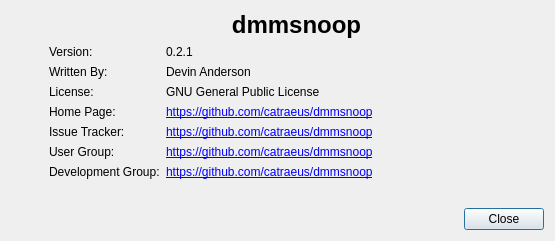
<?xml version="1.0" encoding="UTF-8"?>
<ui version="4.0">
 <class>Dialog</class>
 <widget class="QDialog" name="Dialog">
  <property name="windowModality">
   <enum>Qt::ApplicationModal</enum>
  </property>
  <property name="geometry">
   <rect>
    <x>0</x>
    <y>0</y>
    <width>555</width>
    <height>241</height>
   </rect>
  </property>
  <property name="windowTitle">
   <string>About dmmsnoop</string>
  </property>
  <property name="windowIcon">
   <iconset>
    <normaloff>:/dmmsnoop/images/16x16/information.png</normaloff>:/dmmsnoop/images/16x16/information.png</iconset>
  </property>
  <property name="modal">
   <bool>true</bool>
  </property>
  <layout class="QVBoxLayout" stretch="1,0">
   <item>
    <layout class="QHBoxLayout" stretch="0,1">
     <item>
      <layout class="QVBoxLayout" stretch="0,1">
       <item>
        <widget class="QLabel" name="label">
         <property name="minimumSize">
          <size>
           <width>32</width>
           <height>32</height>
          </size>
         </property>
         <property name="text">
          <string/>
         </property>
         <property name="pixmap">
          <pixmap>:/dmmsnoop/images/32x32/information.png</pixmap>
         </property>
        </widget>
       </item>
       <item>
        <spacer>
         <property name="orientation">
          <enum>Qt::Vertical</enum>
         </property>
         <property name="sizeHint" stdset="0">
          <size>
           <width>0</width>
           <height>0</height>
          </size>
         </property>
        </spacer>
       </item>
      </layout>
     </item>
     <item>
      <layout class="QVBoxLayout" stretch="0,1">
       <item>
        <widget class="QLabel" name="label">
         <property name="font">
          <font>
           <pointsize>18</pointsize>
           <weight>75</weight>
           <bold>true</bold>
           <underline>false</underline>
          </font>
         </property>
         <property name="text">
          <string>dmmsnoop</string>
         </property>
         <property name="alignment">
          <set>Qt::AlignCenter</set>
         </property>
        </widget>
       </item>
       <item>
        <layout class="QFormLayout">
         <item row="0" column="0">
          <widget class="QLabel" name="label">
           <property name="text">
            <string>Version:</string>
           </property>
          </widget>
         </item>
         <item row="0" column="1">
          <widget class="QLabel" name="QLbAppVer">
           <property name="text">
            <string>0.2.1</string>
           </property>
          </widget>
         </item>
         <item row="1" column="0">
          <widget class="QLabel" name="label">
           <property name="text">
            <string>Written By:</string>
           </property>
          </widget>
         </item>
         <item row="1" column="1">
          <widget class="QLabel" name="label">
           <property name="text">
            <string>Devin Anderson &lt;surfacepatterns (at) gmail (dot) com&gt;</string>
           </property>
          </widget>
         </item>
         <item row="2" column="0">
          <widget class="QLabel" name="label">
           <property name="text">
            <string>License:</string>
           </property>
          </widget>
         </item>
         <item row="2" column="1">
          <widget class="QLabel" name="label">
           <property name="text">
            <string>GNU General Public License</string>
           </property>
          </widget>
         </item>
         <item row="3" column="0">
          <widget class="QLabel" name="label">
           <property name="text">
            <string>Home Page:</string>
           </property>
          </widget>
         </item>
         <item row="3" column="1">
          <widget class="QLabel" name="url_home">
           <property name="text">
            <string>&lt;a href=&quot;https://github.com/catraeus/dmmsnoop&quot;&gt;https://github.com/catraeus/dmmsnoop&lt;/a&gt;</string>
           </property>
           <property name="textFormat">
            <enum>Qt::RichText</enum>
           </property>
           <property name="openExternalLinks">
            <bool>true</bool>
           </property>
           <property name="textInteractionFlags">
            <set>Qt::LinksAccessibleByKeyboard|Qt::LinksAccessibleByMouse</set>
           </property>
          </widget>
         </item>
         <item row="4" column="0">
          <widget class="QLabel" name="label">
           <property name="text">
            <string>Issue Tracker:</string>
           </property>
          </widget>
         </item>
         <item row="4" column="1">
          <widget class="QLabel" name="QLbAppUrl">
           <property name="text">
            <string>&lt;a href=&quot;https://github.com/catraeus/dmmsnoop&quot;&gt;https://github.com/catraeus/dmmsnoop&lt;/a&gt;</string>
           </property>
           <property name="textFormat">
            <enum>Qt::RichText</enum>
           </property>
           <property name="openExternalLinks">
            <bool>true</bool>
           </property>
           <property name="textInteractionFlags">
            <set>Qt::LinksAccessibleByKeyboard|Qt::LinksAccessibleByMouse</set>
           </property>
          </widget>
         </item>
         <item row="5" column="0">
          <widget class="QLabel" name="label">
           <property name="text">
            <string>User Group:</string>
           </property>
          </widget>
         </item>
         <item row="5" column="1">
          <widget class="QLabel" name="label">
           <property name="text">
            <string>&lt;a href=&quot;https://github.com/catraeus/dmmsnoop&quot;&gt;https://github.com/catraeus/dmmsnoop&lt;/a&gt;</string>
           </property>
           <property name="textFormat">
            <enum>Qt::RichText</enum>
           </property>
           <property name="openExternalLinks">
            <bool>true</bool>
           </property>
           <property name="textInteractionFlags">
            <set>Qt::LinksAccessibleByKeyboard|Qt::LinksAccessibleByMouse</set>
           </property>
          </widget>
         </item>
         <item row="6" column="0">
          <widget class="QLabel" name="label">
           <property name="text">
            <string>Development Group:</string>
           </property>
          </widget>
         </item>
         <item row="6" column="1">
          <widget class="QLabel" name="label">
           <property name="text">
            <string>&lt;a href=&quot;https://github.com/catraeus/dmmsnoop&quot;&gt;https://github.com/catraeus/dmmsnoop&lt;/a&gt;</string>
           </property>
           <property name="textFormat">
            <enum>Qt::RichText</enum>
           </property>
           <property name="openExternalLinks">
            <bool>true</bool>
           </property>
           <property name="textInteractionFlags">
            <set>Qt::LinksAccessibleByKeyboard|Qt::LinksAccessibleByMouse</set>
           </property>
          </widget>
         </item>
        </layout>
       </item>
      </layout>
     </item>
    </layout>
   </item>
   <item>
    <layout class="QHBoxLayout" stretch="1,0">
     <item>
      <spacer>
       <property name="orientation">
        <enum>Qt::Horizontal</enum>
       </property>
       <property name="sizeHint" stdset="0">
        <size>
         <width>0</width>
         <height>0</height>
        </size>
       </property>
      </spacer>
     </item>
     <item>
      <widget class="QPushButton" name="closeButton">
       <property name="text">
        <string>Close</string>
       </property>
       <property name="icon">
        <iconset>
         <normaloff>:/dmmsnoop/images/16x16/close.png</normaloff>:/dmmsnoop/images/16x16/close.png</iconset>
       </property>
      </widget>
     </item>
    </layout>
   </item>
  </layout>
 </widget>
 <resources>
  <include location="resources.qrc"/>
 </resources>
 <connections/>
</ui>
